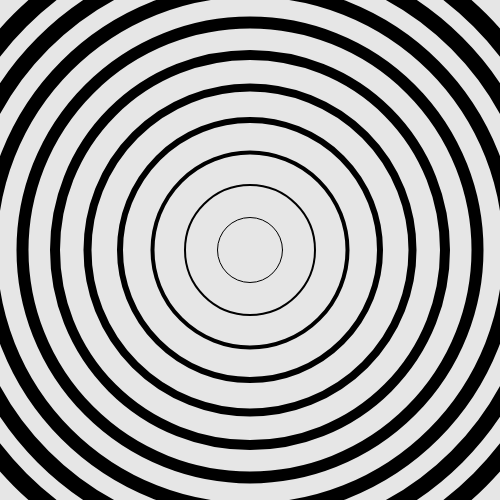
Frame 1 (no input)
Frame 60 (no input): identical to frame 1, image omitted
Frame 120 (the mouse pressed at the canvas centre since frame 60): identical to frame 1, image omitted

The p5.js sketch that drew this single still picture (run headless with seeded random() and noise() and a simulated clock; from frame 60 on, the mouse is pressed at the canvas centre):

// p5.js sketch
// ── sketch.js
// circulos concentricos

function setup() {
  createCanvas(500, 500)
  ellipseMode(CENTER)
}

function draw() {
  background(230)
  noFill()

  strokeWeight(1)

  for (let i = 1; i <= 10; i++) {
    ellipse(250, 250, 65 * i)
    strokeWeight(i * 2)
  }
}
